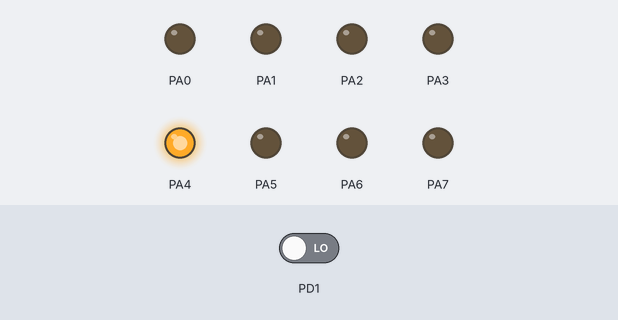
Recording of a program running on a simulated ATmega32, built with avr-gcc and emulated at 16 MHz (the files do not name the chip). On the bench: output pins drawn as LEDs (lit = HIGH). The inputs (shaded band) are chosen by the test bench; at power-on: PD1 LOW.

Above: at 1.2 s.
1.3 s: PD1 driven HIGH
At 2.1 s:
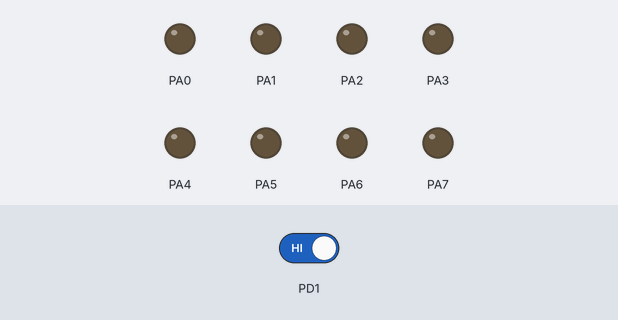
2.8 s: PD1 driven LOW
At 3.3 s:
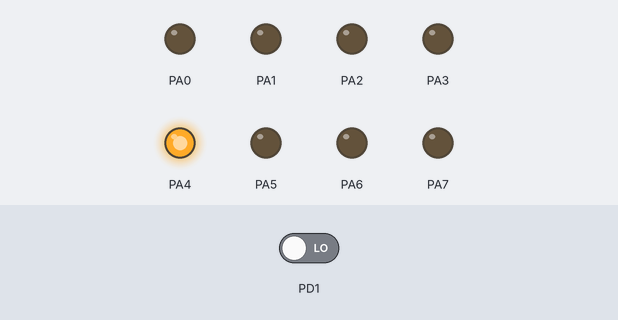
Timing chart, 0 to 5.8 s (numbered marks = the images above; inputs shaded):
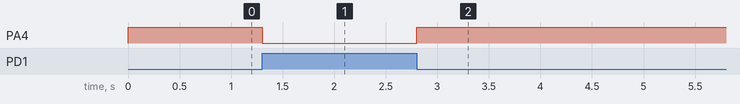

Measured:
- after the input at 1.3 s, PA4: HIGH → LOW at once
- after the input at 2.8 s, PA4: LOW → HIGH at once

The program:

main.c
```c
#define F_CPU 16000000UL
#include <avr/io.h>
#include <util/delay.h>

int main(void)
{
	DDRA = 0xff;	//포트A를 출력 설정
	DDRD = DDRD && ~(1<<1);//	0000_0001	//입력을 받기우해 1번핀 설정
					//&~0000_0010
					//	1111_1101
					//ddrd na/na/na/na_na/na/0/na
    while (1)
    {
							// pin1의 입력
		if (PIND & (1<<1))//풀업저항 형식으로 평소엔 pind는 1이 입력
							//버튼이 안눌리면
		{
			PORTA = 0x00;
		}
		else
		{
			PORTA |=(1<<4) ;
		}
    }
}
```
